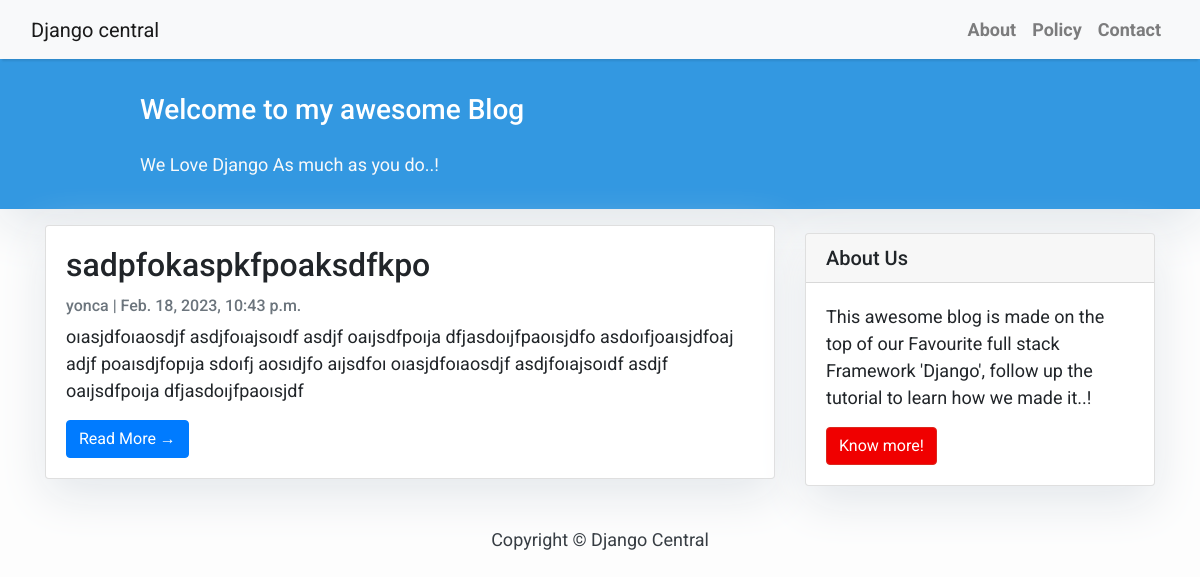
/post-index, run on an earlier commit of the app's database.
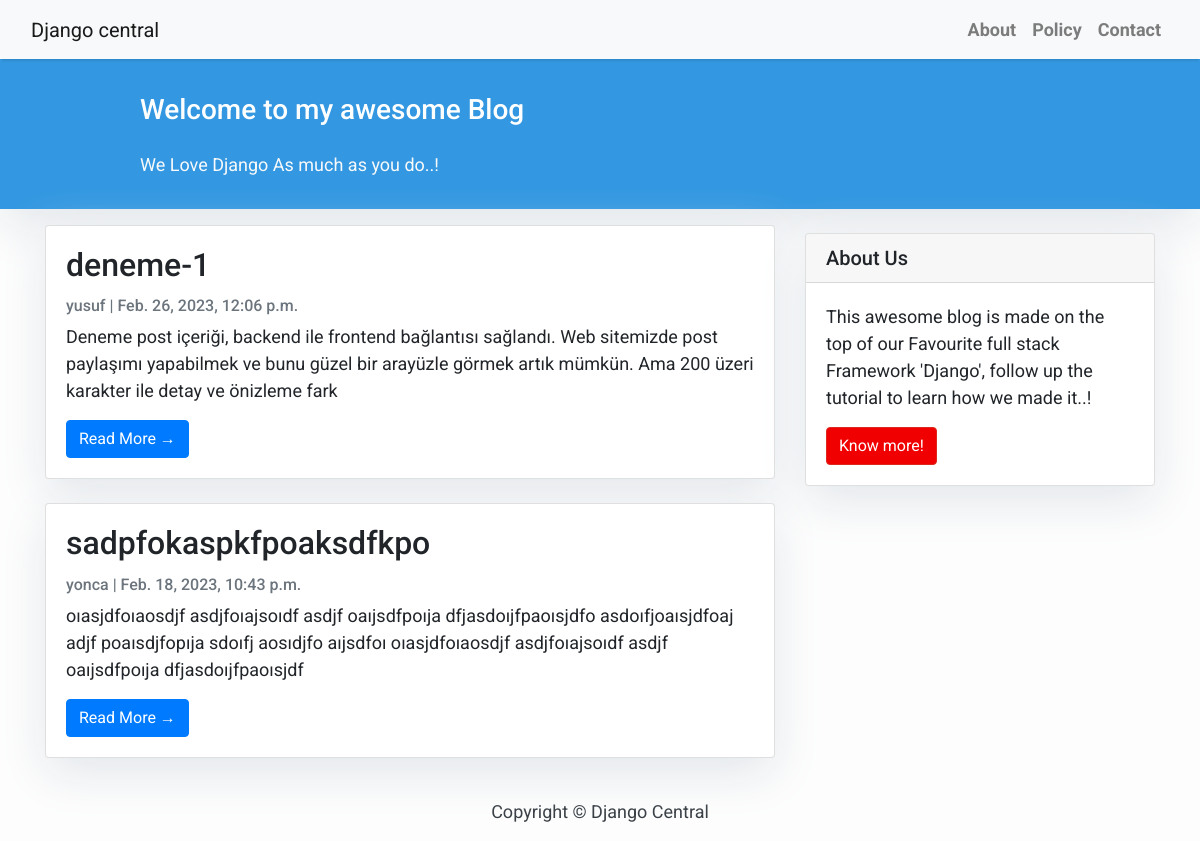
And on a later commit of the database.
### blog/models.py (models this page shows, shortened)
class Post(models.Model):
    title = models.CharField(max_length=200, unique=True)
    author = models.ForeignKey(User, on_delete= models.CASCADE,related_name='blog_posts')
    updated_on = models.DateTimeField(auto_now= True)
    content = models.TextField()
    created_on = models.DateTimeField(auto_now_add=True)
    status = models.IntegerField(choices=STATUS, default=0)
    img = models.ImageField(upload_to='post_img/')
    class Meta:
        ordering = ['-created_on']

### blog/views.py (the view)
# urls.py: path('post-index', views.postListIndex, name='post_index'),
def postListIndex(request):
    queryset = {
        "post_list": Post.objects.filter(status=1).order_by('-created_on')
    }
    return render(request, "post_index.html", queryset)

### blog/templates/post_index.html (shortened to what this page needs)
{% extends "base.html" %}
{% block content %}
<header class="masthead">
    <div class="container">
        <div class="row">
            <div class=" col-md-8 col-md-10 mx-auto">
                <div class="site-heading">
                    <h3 class=" site-heading my-4 mt-3 text-white"> Welcome to my awesome Blog </h3>
                    <p class="text-light">We Love Django As much as you do..! &nbsp
                    </p>
                </div>
            </div>
        </div>
    </div>
</header>
<div class="container">
    <div class="row">
        <div class="col-md-8 mt-3 left">
            {% for post in post_list %}
            <div class="card mb-4">
                <div class="card-body">
                    <h2 class="card-title">{{ post.title }}</h2>
                    <p class="card-text text-muted h6">{{ post.author }} | {{ post.created_on}} </p>
                    <p class="card-text">{{post.content|slice:":200" }}</p>
                    <a href="{% url 'post_detail' post.slug  %}" class="btn btn-primary">Read More &rarr;</a>
                </div>
            </div>
            {% endfor %}
        </div>
        {% block sidebar %} {% include 'sidebar.html' %} {% endblock sidebar %}
    </div>
</div>
{%endblock%}

What changed in the data, as far as the page shows it:
added Post: title "deneme-1", author "yusuf", created_on "Feb. 26, 2023, 12:06 p.m.", content "Deneme post içeriği, backend ile frontend bağlantısı sağlandı. Web sitemizde post paylaşımı yapabilmek ve bunu güzel bir arayüzle görmek artık mümkün. Ama 200 üzeri karakter ile detay ve önizleme fark"
